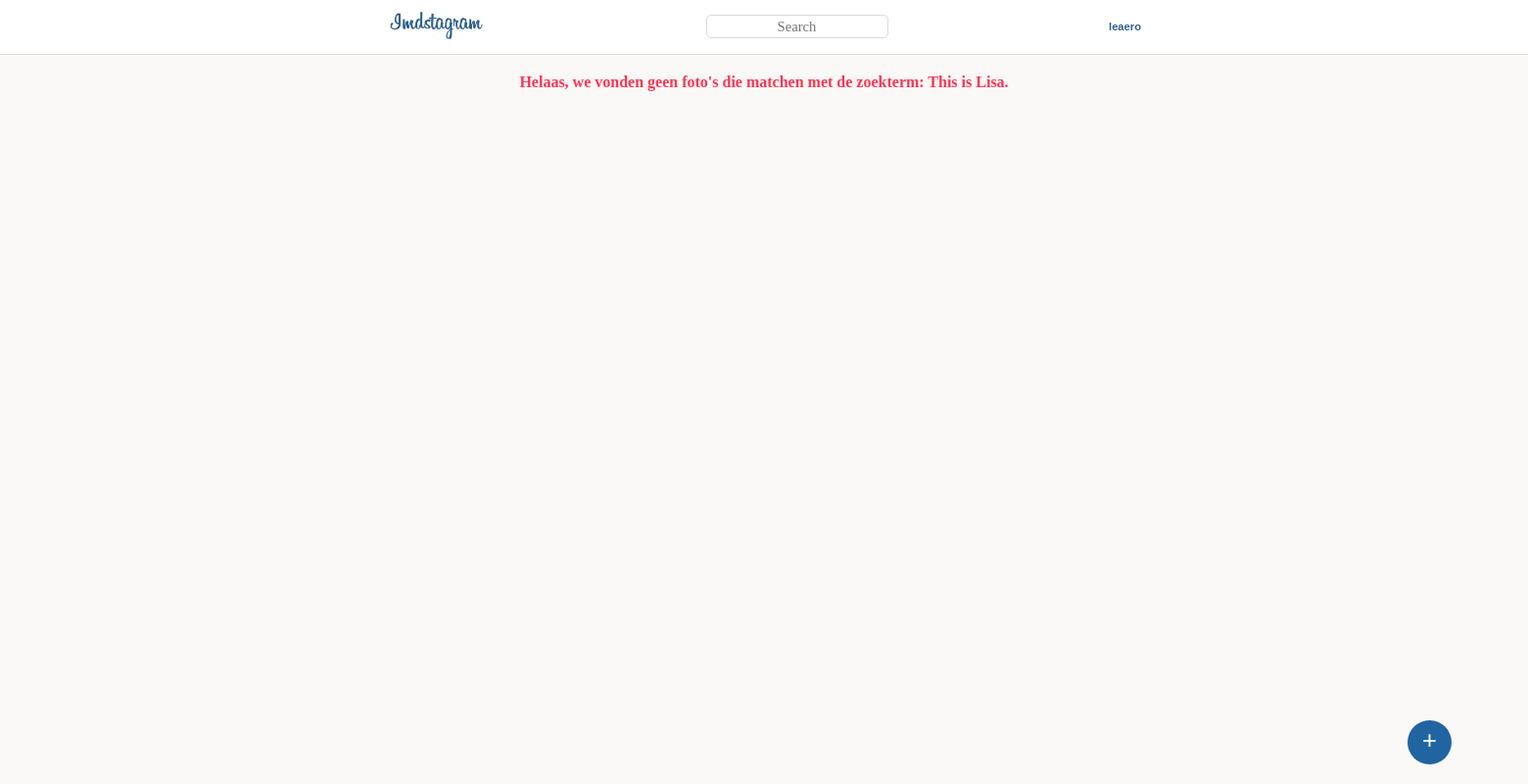
Before: /search.php?txtSearch=This is Lisa. (signed in) with the older database file.
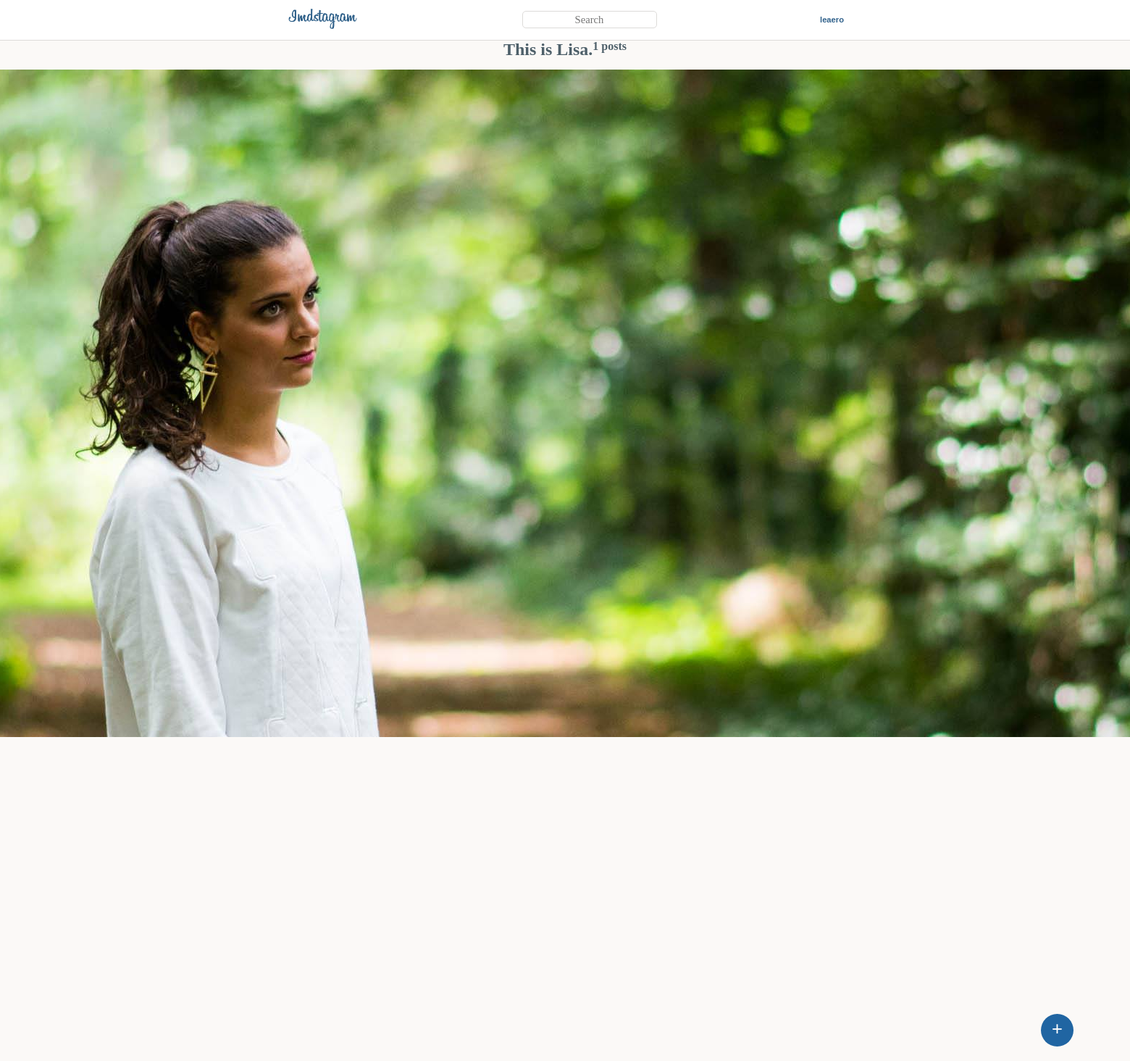
After: the same page with the newer database file.
### tables this page shows
CREATE TABLE `posts` (
  `imageID` int(11) NOT NULL AUTO_INCREMENT,
  `fileLocation` varchar(300) NOT NULL DEFAULT '',
  `description` varchar(300) NOT NULL DEFAULT '',
  `filter` varchar(45) DEFAULT NULL,
  `imageUserID` int(11) DEFAULT NULL,
  `timestamp` timestamp NULL DEFAULT CURRENT_TIMESTAMP ON UPDATE CURRENT_TIMESTAMP,
  `location` varchar(255) DEFAULT NULL,
  PRIMARY KEY (`imageID`)
);

### search.php (the view, shortened to what this page needs)
<?php
include_once('includes/database.inc.php');
    if(isset($_GET['txtSearch'])) {
        $searchKeyword = $_GET['txtSearch'];
        $results = array();
        $statement = $conn->prepare("SELECT *
                      FROM posts
                      WHERE description
                      LIKE :keywords
                      ORDER BY timestamp DESC");
        $statement->bindValue(':keywords', '%' . $searchKeyword . '%');
        $statement->execute();
        if($statement->rowCount() >= 1){
            $results = $statement->fetchAll();
            $countPosts = $statement->rowCount();
        }
        else
        {
            $errorMessage = "Helaas, we vonden geen foto's die matchen met de zoekterm: ".$_GET['txtSearch'];
        }
    }
?><!doctype html>
<html lang="en">
<head>
    <link rel="stylesheet" href="css/reset.css">
    <link rel="stylesheet" href="css/style.css">
</head>
<body>
<?php include_once("includes/nav.inc.php"); ?>
<div class="profileFeed">
    <h1 class="feedback errorMessage"><?php if(isset($errorMessage)){ echo $errorMessage;} ?></h1>
    <h2 class="feedback searchKeywords"><?php if(isset($countPosts)){echo $_GET['txtSearch'];} ?></h2>
    <h3 class="feedback countPosts"><?php if(isset($countPosts)){echo "<span>".$countPosts."</span>"." posts";} ?></h3>
    <ul>
        <?php foreach($results as $result): ?>
            <li><a href="postDetail.php?imageID=<?php echo $result['imageID']; ?>"><img class="posts" src="<?php echo $result['fileLocation']; ?>" alt="post"></a></li>
        <?php endforeach;?>
    </ul>
</div>
<a href="upload.php" id="floatingBtn">+</a>
</body>
</html>

Changed rows visible on the page:
added posts: fileLocation (picture)
Other visible differences:
$_GET['txtSearch']: (not shown) → "This is Lisa."
$countPosts: (not shown) → "1"
$errorMessage: "Helaas, we vonden geen foto's die matchen met de zoekterm: This is Lisa." → (not shown)
text now shown: "posts"
